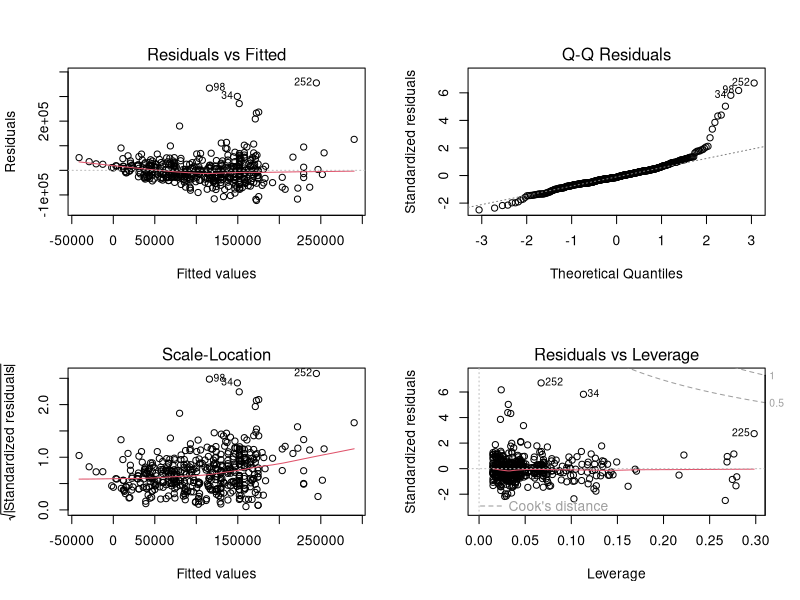

Here is the R script that generated this plot: (Note: this script raises an error after producing the figure.)
## ---- chunk 1
knitr::opts_knit$set(root.dir = ".")
knitr::opts_chunk$set(echo = TRUE, warning = TRUE, message = FALSE)
## ---- chunk 2
library(tidyverse)
library(glmnet)
library(car)
library(lmtest)
library(MASS)
library(tseries)   # jarque.bera.test
library(sandwich)  # HC-robust standard errors
library(broom)     # tidy coefficient tables

data <- read.csv("activity1/dataset/ds_salaries_clean.csv")

set.seed(2026)     # fixed seed: every randomized step below is reproducible
## ---- chunk 3
used_cols <- c("log_salary", "salary_in_usd", "experience_level", "employment_type",
               "company_size", "job_category", "location_group", "remote_ratio",
               "is_local", "work_year",
               "exp_level_ord_scaled", "company_size_ord_scaled", "remote_ratio_scaled")
stopifnot(nrow(data) == 565, sum(is.na(data[, intersect(used_cols, names(data))])) == 0)

# Factor baselines chosen for interpretability: coefficients then read as
# contrasts against the common category (FT employment, Data Analyst,
# rest-of-world location).
data$experience_level <- factor(data$experience_level, levels = c("EN", "MI", "SE", "EX"))
data$company_size     <- factor(data$company_size,     levels = c("S", "M", "L"))
data$employment_type  <- relevel(factor(data$employment_type), ref = "FT")
data$job_category     <- relevel(factor(data$job_category),   ref = "Data_Analyst")
data$location_group   <- relevel(factor(data$location_group), ref = "Other")

data <- data %>% mutate(row_id = row_number())

train_old <- data %>% filter(work_year %in% c(2020, 2021))   # 287 older records
pool_2022 <- data %>% filter(work_year == 2022)              # 278 recent records

check_vars <- c("employment_type", "job_category", "location_group",
                "experience_level", "company_size")

repeat {
  idx  <- sample(nrow(pool_2022), 165)
  tr22 <- pool_2022[idx, ]
  te   <- pool_2022[-idx, ]
  tr   <- bind_rows(train_old, tr22)
  ok <- all(vapply(check_vars,
                   function(v) all(unique(te[[v]]) %in% unique(tr[[v]])), logical(1)))
  if (ok) break
}
train <- tr
test  <- te

stopifnot(nrow(train) == 452, nrow(test) == 113, all(test$work_year == 2022))
## ---- chunk 4
table(train$work_year);        table(test$work_year)
table(train$experience_level); table(test$experience_level)
table(train$job_category);     table(test$job_category)
table(train$employment_type);  table(test$employment_type)
## ---- chunk 5
ols_raw <- lm(salary_in_usd ~ experience_level + job_category + employment_type +
                company_size + location_group + remote_ratio + work_year,
              data = train)
summary(ols_raw)
## ---- chunk 6
diag_row <- function(label, mod) {
  sw <- shapiro.test(resid(mod))
  jb <- tseries::jarque.bera.test(resid(mod))
  bp <- lmtest::bptest(mod)
  tibble(response       = label,
         Shapiro_p      = signif(sw$p.value, 3),
         Jarque_Bera_p  = signif(jb$p.value, 3),
         BP_stat        = round(unname(bp$statistic), 1),
         BP_p           = signif(bp$p.value, 3),
         Max_Cooks_D    = round(max(cooks.distance(mod)), 3))
}
diag_raw <- diag_row("salary_in_usd", ols_raw)
diag_raw

par(mfrow = c(2, 2)); plot(ols_raw); par(mfrow = c(1, 1))
## ---- chunk 7
bc <- MASS::boxcox(ols_raw, plotit = TRUE)
lambda_hat <- bc$x[which.max(bc$y)]
## Profile-likelihood 95% confidence interval for lambda
cut_off  <- max(bc$y) - qchisq(0.95, 1) / 2
lambda_ci <- range(bc$x[bc$y >= cut_off])
cat("Box-Cox optimal lambda:", round(lambda_hat, 3), "\n")
cat("95% CI: [", round(lambda_ci[1], 3), ",", round(lambda_ci[2], 3), "]\n")
## ---- chunk 8
ols_full <- lm(log_salary ~ experience_level + job_category + employment_type +
                 company_size + location_group + remote_ratio + work_year,
               data = train)
summary(ols_full)
## ---- chunk 9
## The Box-Cox-optimal power scale receives the identical battery of tests,
## so the transformation choice is judged on evidence rather than habit.
z_train  <- train$salary_in_usd^lambda_hat
ols_power <- lm(z_train ~ experience_level + job_category + employment_type +
                  company_size + location_group + remote_ratio + work_year,
                data = train)
diag_power <- diag_row(paste0("salary^", round(lambda_hat, 2)), ols_power)
diag_log <- diag_row("ln(salary)", ols_full)
bind_rows(diag_raw, diag_power, diag_log)

par(mfrow = c(2, 2)); plot(ols_full); par(mfrow = c(1, 1))

## Generalized VIFs: a property of the predictor design matrix, hence
## identical under any response scale — one table covers both models.
vif_raw <- car::vif(ols_full)
if (is.matrix(vif_raw)) {
  vif_tab <- tibble(
    term     = rownames(vif_raw),
    GVIF     = vif_raw[, "GVIF"],
    Df       = vif_raw[, "Df"],
    gvif_adj = vif_raw[, "GVIF^(1/(2*Df))"]
  )
} else {
  vif_tab <- tibble(term = names(vif_raw), GVIF = as.numeric(vif_raw),
                    Df = 1, gvif_adj = sqrt(as.numeric(vif_raw)))
}
vif_tab
## ---- chunk 10
ols_step <- step(ols_full, direction = "both", trace = FALSE)
summary(ols_step)

cat("\nTerms dropped (full model -> stepwise model):",
    setdiff(attr(terms(ols_full), "term.labels"),
            attr(terms(ols_step), "term.labels")), "\n")

tibble(
  model   = c("Full OLS", "Stepwise-reduced OLS"),
  AIC     = c(AIC(ols_full), AIC(ols_step)),
  adj_R2  = c(summary(ols_full)$adj.r.squared, summary(ols_step)$adj.r.squared),
  n_terms = c(length(attr(terms(ols_full), "term.labels")),
              length(attr(terms(ols_step), "term.labels")))
)
## ---- chunk 11
robust_se <- lmtest::coeftest(ols_step, vcov = sandwich::vcovHC(ols_step, type = "HC1"))
cat("HC1-robust inference for the stepwise-selected ln(salary) model:\n")
print(robust_se)
## ---- chunk 12
coef_pct <- broom::tidy(ols_step) %>%
  mutate(pct_effect = 100 * (exp(estimate) - 1)) %>%
  dplyr::select(term, estimate, p.value, pct_effect)
print(coef_pct, n = 30)
## ---- chunk 13
base_terms <- setdiff(attr(terms(ols_step), "term.labels"), c("remote_ratio", "work_year"))
base_formula_str <- paste("log_salary ~", paste(base_terms, collapse = " + "))

fit_poly <- function(degree) {
  f <- as.formula(paste0(base_formula_str,
                          " + poly(remote_ratio, ", degree, ")",
                          " + poly(work_year, ", degree, ")"))
  lm(f, data = train)
}

poly_linear    <- fit_poly(1)   # straight-line benchmark
poly_quadratic <- fit_poly(2)   # quadratic alternative

tibble(
  degree = c(1, 2),
  AIC    = c(AIC(poly_linear), AIC(poly_quadratic)),
  adj_R2 = c(summary(poly_linear)$adj.r.squared, summary(poly_quadratic)$adj.r.squared)
)

anova_poly <- anova(poly_linear, poly_quadratic)
anova_poly

poly_model <- if (anova_poly$`Pr(>F)`[2] < 0.05) poly_quadratic else poly_linear

reset_result <- lmtest::resettest(poly_model)
cat("\nRESET test on selected model: F =", round(reset_result$statistic, 3),
    " p =", signif(reset_result$p.value, 4), "\n")
## ---- chunk 14
## Training-only z-scaling of every numeric input; the identical transform
## is applied to test.
tr_scale <- function(col) {
  m <- mean(train[[col]]); s <- sd(train[[col]])
  list(train = (train[[col]] - m) / s, test = (test[[col]] - m) / s)
}
for (col in c("exp_level_ord", "company_size_ord", "remote_ratio", "work_year")) {
  sc <- tr_scale(col)
  train[[paste0(col, "_ts")]] <- sc$train
  test[[paste0(col, "_ts")]]  <- sc$test
}

build_matrix <- function(df) {
  model.matrix(
    ~ exp_level_ord_ts + company_size_ord_ts + remote_ratio_ts +
      work_year_ts + job_category + employment_type + location_group,
    data = df
  )[, -1]   # glmnet supplies its own intercept
}

x_train <- build_matrix(train)
x_test  <- build_matrix(test)
y_train <- train$log_salary
y_test  <- test$log_salary
dim(x_train); dim(x_test)
## ---- chunk 15
set.seed(2026)
cv_ridge <- cv.glmnet(x_train, y_train, alpha = 0, nfolds = 10)
set.seed(2026)
cv_lasso <- cv.glmnet(x_train, y_train, alpha = 1, nfolds = 10)

cat("Ridge: lambda.min =", cv_ridge$lambda.min, " lambda.1se =", cv_ridge$lambda.1se, "\n")
cat("LASSO: lambda.min =", cv_lasso$lambda.min, " lambda.1se =", cv_lasso$lambda.1se, "\n")

plot(cv_ridge); title("Ridge cross-validation curve", line = 2.5)
plot(cv_lasso); title("LASSO cross-validation curve", line = 2.5)

## Robustness of the endpoint choice: a sweep over the full elastic-net
## mixing range finds the CV surface flat, so neither pure penalty is a
## lucky guess.
enet_sweep <- vapply(seq(0, 1, by = 0.1), function(a) {
  set.seed(2026)
  sqrt(min(cv.glmnet(x_train, y_train, alpha = a, nfolds = 10)$cvm))
}, numeric(1))
cat("CV RMSE across alpha = 0,0.1,...,1:",
    sprintf("%.4f-%.4f (range %.4f)", min(enet_sweep), max(enet_sweep),
            diff(range(enet_sweep))), "\n")

plot(seq(0, 1, by = 0.1), enet_sweep, type = "b", pch = 19,
     xlab = expression(alpha * "  (0 = pure Ridge, 1 = pure LASSO)"),
     ylab = "Cross-validated RMSE (log points)",
     main = "Elastic-net mixing sweep")

## Tuned elastic net: alpha picked by the same 10-fold CV, refit for scoring
## in Section 4.5 alongside its two pure-parent special cases.
alpha_best <- seq(0, 1, by = 0.1)[which.min(enet_sweep)]
set.seed(2026)
cv_elastic <- cv.glmnet(x_train, y_train, alpha = alpha_best, nfolds = 10)
cat("Selected elastic-net alpha:", alpha_best,
    "| predictor columns kept at lambda.min:",
    sum(as.numeric(coef(cv_elastic, s = "lambda.min"))[-1] != 0), "/", ncol(x_train), "\n")
## ---- chunk 16
lasso_coefs_min <- coef(cv_lasso, s = "lambda.min")
lasso_survivors <- setdiff(rownames(lasso_coefs_min)[which(lasso_coefs_min[, 1] != 0)],
                           "(Intercept)")
cat("LASSO retains", length(lasso_survivors), "of", nrow(lasso_coefs_min) - 1,
    "columns at lambda.min\n")

parent_terms <- c("exp_level_ord_ts", "company_size_ord_ts",
                  "remote_ratio_ts", "work_year_ts",
                  "job_category", "employment_type", "location_group")
map_to_parent <- function(dummy_names) {
  vapply(dummy_names, function(nm) {
    hit <- parent_terms[startsWith(nm, parent_terms)]
    if (length(hit) == 0) nm else hit[which.max(nchar(hit))]
  }, character(1), USE.NAMES = FALSE)
}
canonical <- c(exp_level_ord_ts         = "experience_level",
               company_size_ord_ts      = "company_size",
               remote_ratio_ts          = "remote_ratio",
               work_year_ts             = "work_year")
lasso_parents <- unique(map_to_parent(lasso_survivors))
lasso_parents <- unique(ifelse(lasso_parents %in% names(canonical),
                               canonical[lasso_parents], lasso_parents))
stepwise_terms <- attr(terms(ols_step), "term.labels")

cat("Selected by BOTH:", intersect(stepwise_terms, lasso_parents), "\n")
cat("Stepwise only:",     setdiff(stepwise_terms, lasso_parents), "\n")
cat("LASSO only:        ", setdiff(lasso_parents, stepwise_terms), "\n")
## ---- chunk 17
build_matrix_factor <- function(df) {
  model.matrix(
    ~ experience_level + company_size + remote_ratio_ts + work_year_ts +
      job_category + employment_type + location_group,
    data = df
  )[, -1]
}
x_train_f <- build_matrix_factor(train)

set.seed(2026)
cv_lasso_factor <- cv.glmnet(x_train_f, y_train, alpha = 1, nfolds = 10)

cat("LASSO CV RMSE (log scale, training folds):\n")
cat("  ordinal encoding:", round(sqrt(min(cv_lasso$cvm)), 4),
    "| factor-dummy encoding:", round(sqrt(min(cv_lasso_factor$cvm)), 4), "\n")
## ---- chunk 18
pred_log <- list(
  `Full OLS`                    = predict(ols_full, newdata = test),
  `Stepwise-reduced OLS`        = predict(ols_step, newdata = test),
  `Polynomial regression`       = predict(poly_model, newdata = test),
  `Ridge regression`            = as.numeric(predict(cv_ridge, newx = x_test, s = "lambda.min")),
  `LASSO regression`            = as.numeric(predict(cv_lasso, newx = x_test, s = "lambda.min")),
  `Elastic net regression`      = as.numeric(predict(cv_elastic, newx = x_test, s = "lambda.min"))
)

smear <- c(
  `Full OLS`              = mean(exp(resid(ols_full))),
  `Stepwise-reduced OLS`  = mean(exp(resid(ols_step))),
  `Polynomial regression` = mean(exp(resid(poly_model))),
  `Ridge regression`      = mean(exp(y_train - as.numeric(predict(cv_ridge, newx = x_train, s = "lambda.min")))),
  `LASSO regression`      = mean(exp(y_train - as.numeric(predict(cv_lasso, newx = x_train, s = "lambda.min")))),
  `Elastic net regression`= mean(exp(y_train - as.numeric(predict(cv_elastic, newx = x_train, s = "lambda.min"))))
)

metrics_row <- function(model_name, pred_log_vals, y_log, smear_val) {
  err_log  <- pred_log_vals - y_log
  r2_log   <- 1 - sum(err_log^2) / sum((y_log - mean(y_log))^2)

  pred_usd <- exp(pred_log_vals) * smear_val
  y_usd    <- exp(y_log)
  err_usd  <- pred_usd - y_usd
  r2_usd   <- 1 - sum(err_usd^2) / sum((y_usd - mean(y_usd))^2)

  tibble(model = model_name,
         RMSE_log = sqrt(mean(err_log^2)), MAE_log = mean(abs(err_log)), R2_log = r2_log,
         RMSE_usd = sqrt(mean(err_usd^2)), MAE_usd = mean(abs(err_usd)), R2_usd = r2_usd)
}

## Seventh and final entrant: the Box-Cox power-scale model from Section 4.2.
## Its dollar forecasts already embed the generalized smearing, so they enter
## the common metrics through their log transform (smearing factor 1).
z_hat     <- as.numeric(predict(ols_power, newdata = test))
resid_z   <- residuals(ols_power)
pred_power <- vapply(z_hat, function(zj)
  mean((pmax(zj + resid_z, 1e-6))^(1 / lambda_hat)), numeric(1))

comparison_table <- bind_rows(
  metrics_row("Multiple linear regression - full",          pred_log$`Full OLS`,              y_test, smear["Full OLS"]),
  metrics_row("Multiple linear regression - stepwise",      pred_log$`Stepwise-reduced OLS`,  y_test, smear["Stepwise-reduced OLS"]),
  metrics_row("Polynomial regression",                      pred_log$`Polynomial regression`, y_test, smear["Polynomial regression"]),
  metrics_row("Ridge regression",                           pred_log$`Ridge regression`,      y_test, smear["Ridge regression"]),
  metrics_row("LASSO regression",                           pred_log$`LASSO regression`,      y_test, smear["LASSO regression"]),
  metrics_row("Elastic net regression",                     pred_log$`Elastic net regression`, y_test, smear["Elastic net regression"]),
  metrics_row("Power-transformed OLS (salary^0.3)",         log(pred_power),                  y_test, 1)
)
comparison_table

write.csv(comparison_table, "activity1/task04_model_comparison.csv", row.names = FALSE)

op <- par(mar = c(4.5, 14, 2.5, 1))
ord <- order(comparison_table$RMSE_log)
plot(comparison_table$RMSE_log[ord], seq_along(ord), pch = 19,
     xlim = c(0.414, 0.4285), xlab = "Test RMSE, log scale",
     yaxt = "n", ylab = "", main = "Seven candidates on one held-out set")
axis(2, at = seq_along(ord), labels = comparison_table$model[ord],
     las = 1, cex.axis = 0.75)
par(op)
## ---- chunk 19
# (a) raw-dollar reference model carried over from Section 4.2
pred_raw <- predict(ols_raw, newdata = test)

# (b) Box-Cox-optimal power model — dollar forecasts carried over from
# the model-comparison chunk above

# (c) OLS on ln(salary): the Section 4.2 model with its smearing factor
pred_logusd <- exp(pred_log$`Full OLS`) * smear["Full OLS"]

score_usd <- function(model_name, usd_pred, y_log) {
  y_usd    <- exp(y_log)
  err_usd  <- usd_pred - y_usd
  err_lpt  <- log(pmax(usd_pred, 1)) - y_log   # log-point errors of the dollar forecast
  tibble(model  = model_name,
         RMSE_log = sqrt(mean(err_lpt^2)), MAE_log = mean(abs(err_lpt)),
         R2_log   = 1 - sum(err_lpt^2) / sum((y_log - mean(y_log))^2),
         RMSE_usd = sqrt(mean(err_usd^2)), MAE_usd = mean(abs(err_usd)),
         R2_usd   = 1 - sum(err_usd^2) / sum((y_usd - mean(y_usd))^2))
}

scale_table <- bind_rows(
  score_usd("OLS - raw dollars",                    pred_raw,    y_test),
  score_usd(paste0("OLS - salary^", round(lambda_hat, 2)), pred_power, y_test),
  score_usd("OLS - ln(salary)",                     pred_logusd, y_test)
)
scale_table
